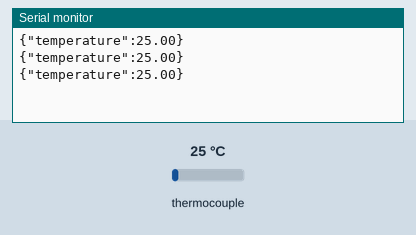
This sketch was run on a simulated Arduino Uno, built with avr-gcc and run on an emulated ATmega328P. On the bench: the last lines printed to the serial monitor. Inputs (shaded band) come from the test bench; at power-on: thermocouple 25 °C.

Above: at 1.3 s.
1.4 s: thermocouple set to 6 °C
At 1.9 s:
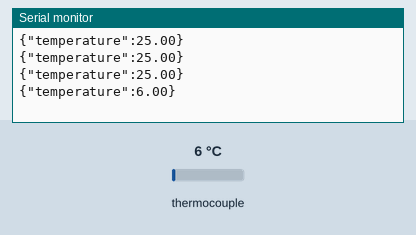
2.9 s: thermocouple set to 75 °C
At 3.4 s:
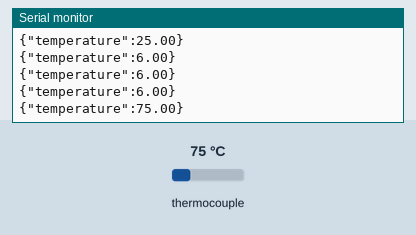
Timing chart, 0 to 5.9 s (numbered marks = the images above; inputs shaded):
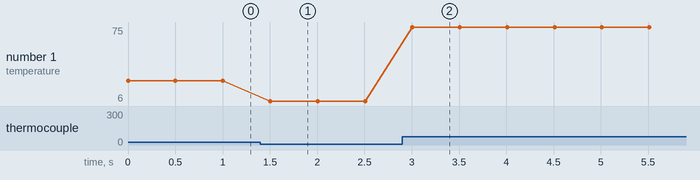

Measured:
- after the input at 1.4 s, the serial monitor: prints a new line after 0.10 s (image 1)
- after the input at 2.9 s, the serial monitor: prints a new line after 0.11 s (image 2)
- plotted number 1: 25 → 6 after the input at 1.4 s, 6 → 75 after the input at 2.9 s

The sketch:

Thermocouple.ino
```cpp
#include <MAX6675_Thermocouple.h>

#define SCK_PIN 10
#define CS_PIN 9
#define SO_PIN 8

MAX6675_Thermocouple thermocouple=MAX6675_Thermocouple(SCK_PIN, CS_PIN, SO_PIN);

void setup() {
  Serial.begin(9600);

}

void loop() {

  double temp_celsius= thermocouple.readCelsius();
  String jsonString="{\"temperature\":";
  jsonString +=temp_celsius;
  jsonString += "}";
  Serial.println(jsonString);
  delay(500);

}
```
